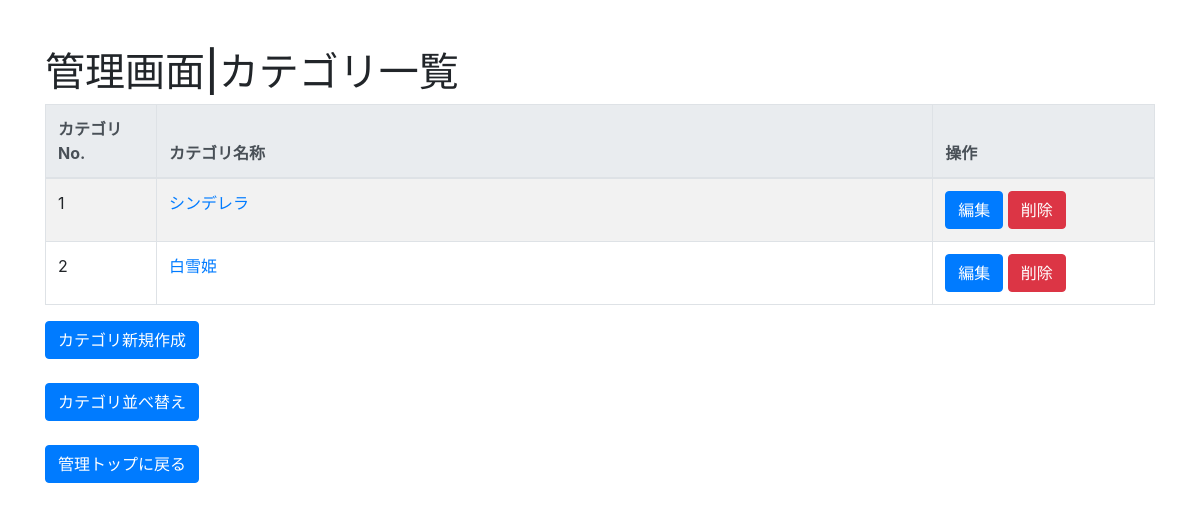
Page /edit/category/list/1 (signed in) on the earlier database version.
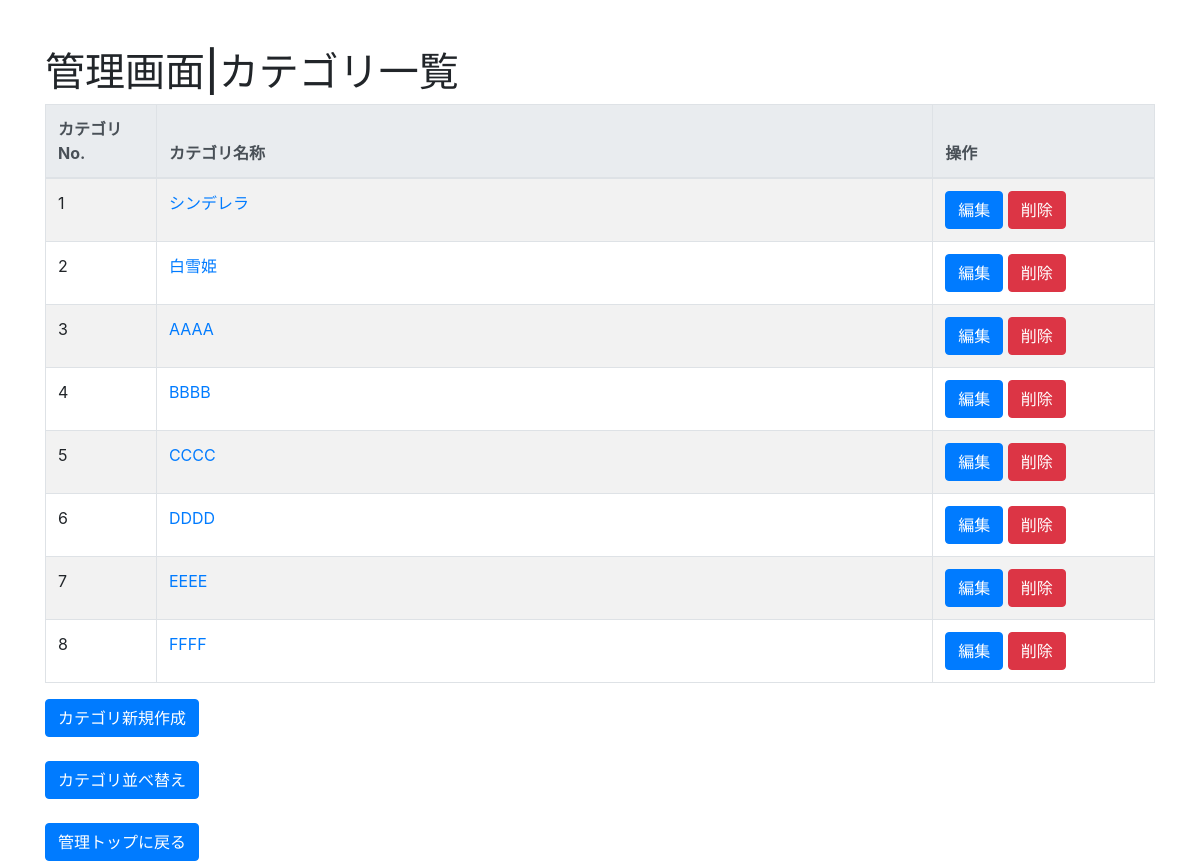
Same page on the later database version.
### question/models.py (models this page shows, shortened)
class Category(models.Model):
    name = models.CharField('カテゴリ名称', max_length=512, blank=False)
    category_no = models.PositiveSmallIntegerField(verbose_name='カテゴリNo.', default=1)
    CategoryGroup = models.ForeignKey(CategoryGroup, on_delete=models.CASCADE, default=set_default_cateory_group)
    img = models.ImageField(verbose_name='画像', upload_to='images/', null=True)

### edit/views.py (the view)
# urls.py: path('category/list/<int:group_id>', views.CategoryList.as_view(), name='category_list'),
class CategoryList(LoginRequiredMixin, ListView):
    model = Category
    def get_context_data(self, **kwargs):
        context = super().get_context_data(**kwargs)
        context['group_id'] = self.kwargs.get('group_id')
        return context
    def get_queryset(self):
        group_id = self.kwargs.get('group_id')
        category_list = Category.objects.filter(CategoryGroup_id=group_id).order_by('category_no')
        return category_list

### edit/views.py (called while the page is built)
    @method_decorator(login_required(login_url = '/accounts/login/'))
    def dispatch(self, request, *args, **kwargs):
        return super(LoginRequiredMixin, self).dispatch(request, *args, **kwargs)

### edit/templates/question/category_list.html (shortened to what this page needs)
{% extends 'question/base.html' %}
{% block page_title %}管理画面|カテゴリ一覧{% endblock %}
{% block content %}
<div class="container">
    <div class="row">
      <div class="col-12">
        <table class="table table-bordered table-striped">
            <thead class="thead-light">
                <tr><th style="width:10%">カテゴリNo.</th><th style="width:70%">カテゴリ名称</th><th style="width:20%">操作</th></tr>
            </thead>
            {% for category in object_list %}
            <tr>
                <td>{{ category.category_no }}</td>
                <td><a href="{% url 'category_question_list' category.pk %}">{{ category.name }}</a></td>
                <td>
                  <a class="btn btn-primary" href="{% url 'category_update' group_id category.pk %}" role="button">編集</a>
                  <a class="btn btn-danger" href="{% url 'category_delete' category.pk %}" role="button">削除</a>
                </td>
            </tr>
            {% endfor %}
        </table>
        <a class="btn btn-primary" href="{% url 'category_create' group_id %}" role="button">カテゴリ新規作成</a>
        <br>
        <br>
        <a class="btn btn-primary" href="{% url 'category_sort' group_id %}" role="button">カテゴリ並べ替え</a>
        <br>
        <br>
        <a class="btn btn-primary" href="{% url 'category_group_list' %}" role="button">管理トップに戻る</a>
      </div>
    </div>
</div>
{% endblock %}

Differences in the rows shown:
added Category: category_no "3", name "AAAA"
added Category: category_no "4", name "BBBB"
added Category: category_no "5", name "CCCC"
added Category: category_no "6", name "DDDD"
added Category: category_no "7", name "EEEE"
added Category: category_no "8", name "FFFF"
